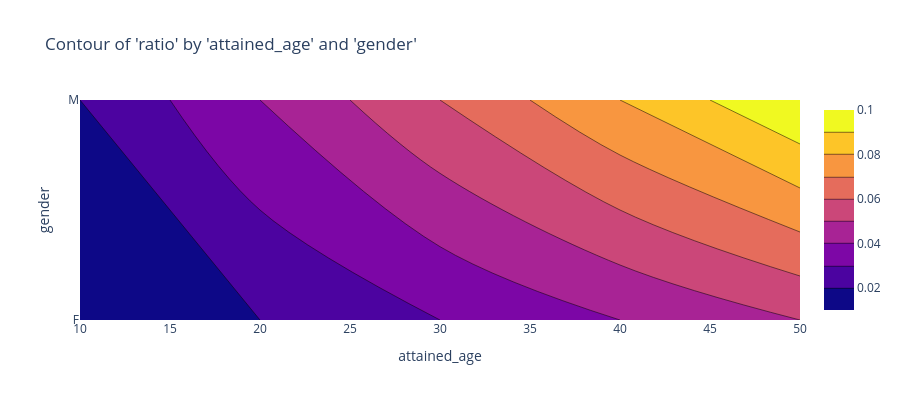

Notebook source saved alongside this figure:
### Markdown cell above
## Contour

### Code cell
charters.chart(
    df=df, x_axis="attained_age", y_axis="gender", color="ratio", numerator="actuals", denominator="exposures", type="contour"
)

### Figure 1 — Plotly figure (JSON) as saved in the notebook; plotly's stock layout.template omitted (floating-point values rounded to 4 significant figures)
{"data": [{"type": "contour", "x": [10, 20, 30, 40, 50], "y": ["F", "M"], "z": [[0.01, 0.02, 0.03, 0.04, 0.05], [0.02, 0.04, 0.06, 0.08, 0.1]]}], "layout": {"height": 400, "title": {"text": "Contour of 'ratio' by 'attained_age' and 'gender'"}, "xaxis": {"title": {"text": "attained_age"}}, "yaxis": {"title": {"text": "gender"}, "type": "-"}}}
